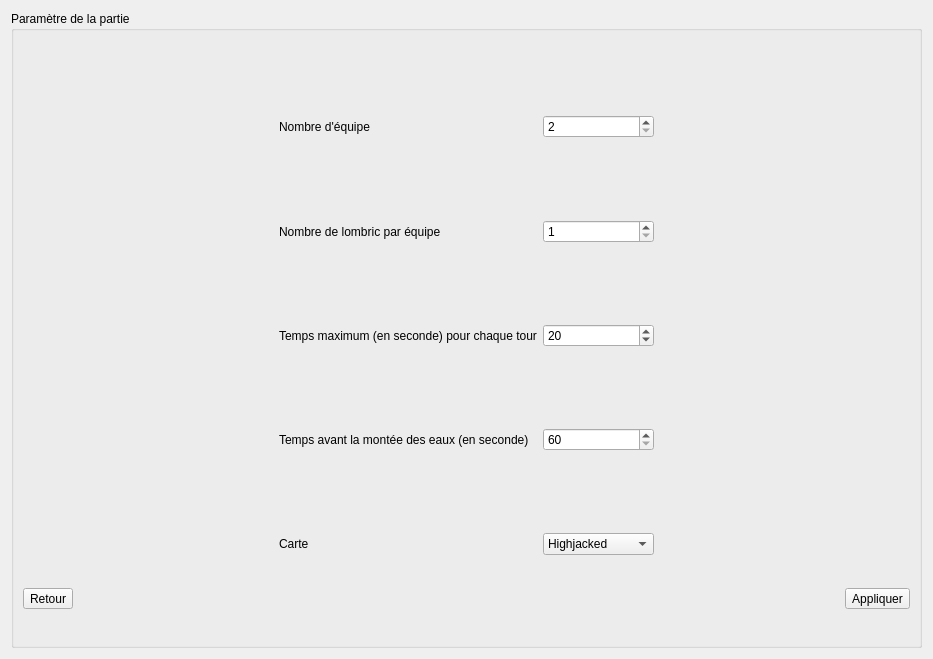
<?xml version="1.0" encoding="UTF-8"?>
<ui version="4.0">
 <class>Parametre_PartieWidget</class>
 <widget class="QWidget" name="Parametre_PartieWidget">
  <property name="geometry">
   <rect>
    <x>0</x>
    <y>0</y>
    <width>933</width>
    <height>659</height>
   </rect>
  </property>
  <property name="windowTitle">
   <string>Form</string>
  </property>
  <property name="styleSheet">
   <string notr="true"/>
  </property>
  <layout class="QHBoxLayout" name="horizontalLayout">
   <item>
    <widget class="QGroupBox" name="Parametre_PartiegroupBox">
     <property name="styleSheet">
      <string notr="true"/>
     </property>
     <property name="title">
      <string>Paramètre de la partie</string>
     </property>
     <property name="flat">
      <bool>false</bool>
     </property>
     <property name="checkable">
      <bool>false</bool>
     </property>
     <layout class="QVBoxLayout" name="verticalLayout">
      <item>
       <layout class="QGridLayout" name="Parametre_PartiegridLayout">
        <item row="10" column="0">
         <widget class="QToolButton" name="Return_Parametre_PArtietoolButton">
          <property name="text">
           <string>Retour</string>
          </property>
          <property name="icon">
           <iconset resource="../images_widget.qrc">
            <normaloff>:/icons/UI/Resources/left-arrow.png</normaloff>:/icons/UI/Resources/left-arrow.png</iconset>
          </property>
          <property name="iconSize">
           <size>
            <width>24</width>
            <height>24</height>
           </size>
          </property>
          <property name="toolButtonStyle">
           <enum>Qt::ToolButtonTextBesideIcon</enum>
          </property>
         </widget>
        </item>
        <item row="1" column="0">
         <spacer name="horizontalSpacer">
          <property name="orientation">
           <enum>Qt::Horizontal</enum>
          </property>
          <property name="sizeHint" stdset="0">
           <size>
            <width>40</width>
            <height>20</height>
           </size>
          </property>
         </spacer>
        </item>
        <item row="0" column="2">
         <spacer name="verticalSpacer">
          <property name="orientation">
           <enum>Qt::Vertical</enum>
          </property>
          <property name="sizeHint" stdset="0">
           <size>
            <width>20</width>
            <height>40</height>
           </size>
          </property>
         </spacer>
        </item>
        <item row="9" column="1">
         <widget class="QLabel" name="CarteLabel">
          <property name="text">
           <string>Carte</string>
          </property>
         </widget>
        </item>
        <item row="3" column="3">
         <spacer name="horizontalSpacer_2">
          <property name="orientation">
           <enum>Qt::Horizontal</enum>
          </property>
          <property name="sizeHint" stdset="0">
           <size>
            <width>40</width>
            <height>20</height>
           </size>
          </property>
         </spacer>
        </item>
        <item row="7" column="1">
         <widget class="QLabel" name="Temps_EauLabel">
          <property name="text">
           <string>Temps avant la montée des eaux (en seconde)</string>
          </property>
         </widget>
        </item>
        <item row="10" column="3" alignment="Qt::AlignRight">
         <widget class="QToolButton" name="Apply_ParametretoolButton">
          <property name="text">
           <string>Appliquer</string>
          </property>
          <property name="icon">
           <iconset resource="../images_widget.qrc">
            <normaloff>:/icons/UI/Resources/login.png</normaloff>:/icons/UI/Resources/login.png</iconset>
          </property>
          <property name="iconSize">
           <size>
            <width>24</width>
            <height>24</height>
           </size>
          </property>
          <property name="toolButtonStyle">
           <enum>Qt::ToolButtonTextBesideIcon</enum>
          </property>
         </widget>
        </item>
        <item row="5" column="2">
         <widget class="QSpinBox" name="Temps_TourspinBox">
          <property name="styleSheet">
           <string notr="true"/>
          </property>
          <property name="minimum">
           <number>10</number>
          </property>
          <property name="maximum">
           <number>100</number>
          </property>
          <property name="singleStep">
           <number>5</number>
          </property>
          <property name="value">
           <number>20</number>
          </property>
         </widget>
        </item>
        <item row="10" column="1">
         <spacer name="verticalSpacer_4">
          <property name="orientation">
           <enum>Qt::Vertical</enum>
          </property>
          <property name="sizeHint" stdset="0">
           <size>
            <width>20</width>
            <height>40</height>
           </size>
          </property>
         </spacer>
        </item>
        <item row="6" column="1">
         <spacer name="verticalSpacer_3">
          <property name="orientation">
           <enum>Qt::Vertical</enum>
          </property>
          <property name="sizeHint" stdset="0">
           <size>
            <width>20</width>
            <height>40</height>
           </size>
          </property>
         </spacer>
        </item>
        <item row="1" column="2">
         <widget class="QSpinBox" name="Nombre_equipespinBox">
          <property name="styleSheet">
           <string notr="true"/>
          </property>
          <property name="frame">
           <bool>true</bool>
          </property>
          <property name="accelerated">
           <bool>false</bool>
          </property>
          <property name="minimum">
           <number>2</number>
          </property>
          <property name="maximum">
           <number>4</number>
          </property>
         </widget>
        </item>
        <item row="3" column="2">
         <widget class="QSpinBox" name="Nombre_lombricspinBox">
          <property name="styleSheet">
           <string notr="true"/>
          </property>
          <property name="minimum">
           <number>1</number>
          </property>
          <property name="maximum">
           <number>8</number>
          </property>
         </widget>
        </item>
        <item row="2" column="1">
         <spacer name="verticalSpacer_2">
          <property name="orientation">
           <enum>Qt::Vertical</enum>
          </property>
          <property name="sizeHint" stdset="0">
           <size>
            <width>20</width>
            <height>40</height>
           </size>
          </property>
         </spacer>
        </item>
        <item row="4" column="1">
         <spacer name="verticalSpacer_5">
          <property name="orientation">
           <enum>Qt::Vertical</enum>
          </property>
          <property name="sizeHint" stdset="0">
           <size>
            <width>20</width>
            <height>40</height>
           </size>
          </property>
         </spacer>
        </item>
        <item row="3" column="1">
         <widget class="QLabel" name="Nombre_lombricLabel">
          <property name="text">
           <string>Nombre de lombric par équipe</string>
          </property>
         </widget>
        </item>
        <item row="9" column="2">
         <widget class="QComboBox" name="CartecomboBox">
          <property name="styleSheet">
           <string notr="true"/>
          </property>
          <item>
           <property name="text">
            <string>Highjacked</string>
           </property>
          </item>
          <item>
           <property name="text">
            <string>Warzone</string>
           </property>
          </item>
          <item>
           <property name="text">
            <string>No Man's Land</string>
           </property>
          </item>
         </widget>
        </item>
        <item row="5" column="1">
         <widget class="QLabel" name="Temps_tourLabel">
          <property name="text">
           <string>Temps maximum (en seconde) pour chaque tour</string>
          </property>
         </widget>
        </item>
        <item row="1" column="1">
         <widget class="QLabel" name="Nombre_equipeLabel">
          <property name="text">
           <string>Nombre d'équipe</string>
          </property>
         </widget>
        </item>
        <item row="8" column="1">
         <spacer name="verticalSpacer_6">
          <property name="orientation">
           <enum>Qt::Vertical</enum>
          </property>
          <property name="sizeHint" stdset="0">
           <size>
            <width>20</width>
            <height>40</height>
           </size>
          </property>
         </spacer>
        </item>
        <item row="7" column="2">
         <widget class="QSpinBox" name="Temps_EauspinBox">
          <property name="minimum">
           <number>60</number>
          </property>
          <property name="maximum">
           <number>900</number>
          </property>
          <property name="singleStep">
           <number>30</number>
          </property>
         </widget>
        </item>
       </layout>
      </item>
     </layout>
    </widget>
   </item>
  </layout>
 </widget>
 <resources>
  <include location="../images_widget.qrc"/>
 </resources>
 <connections/>
</ui>
